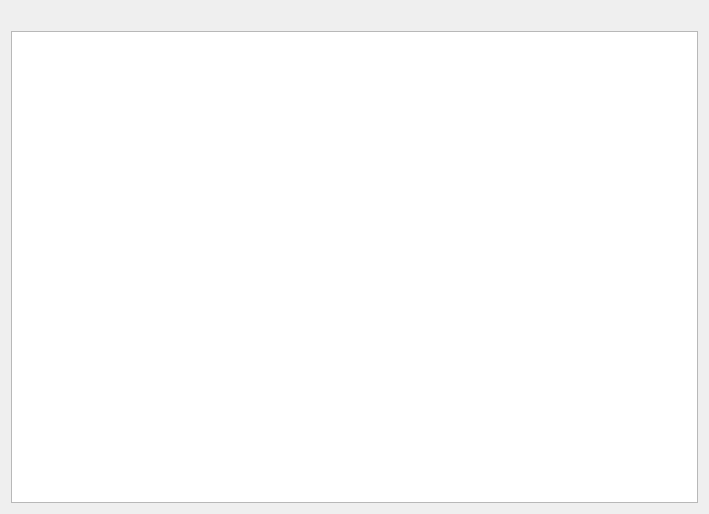
<?xml version="1.0" encoding="UTF-8"?>
<ui version="4.0">
 <class>AbstractPublishServicePage</class>
 <widget class="QWizardPage" name="AbstractPublishServicePage">
  <property name="geometry">
   <rect>
    <x>0</x>
    <y>0</y>
    <width>709</width>
    <height>514</height>
   </rect>
  </property>
  <property name="windowTitle">
   <string>Publication result</string>
  </property>
  <property name="locale">
   <locale language="English" country="UnitedStates"/>
  </property>
  <layout class="QGridLayout" name="gridLayout">
   <item row="0" column="0">
    <widget class="QLabel" name="lbl_result">
     <property name="font">
      <font>
       <weight>75</weight>
       <bold>true</bold>
      </font>
     </property>
     <property name="text">
      <string>&lt;publication_result&gt;</string>
     </property>
    </widget>
   </item>
   <item row="1" column="0">
    <widget class="QTextBrowser" name="tbw_errors"/>
   </item>
  </layout>
 </widget>
 <resources/>
 <connections/>
</ui>
